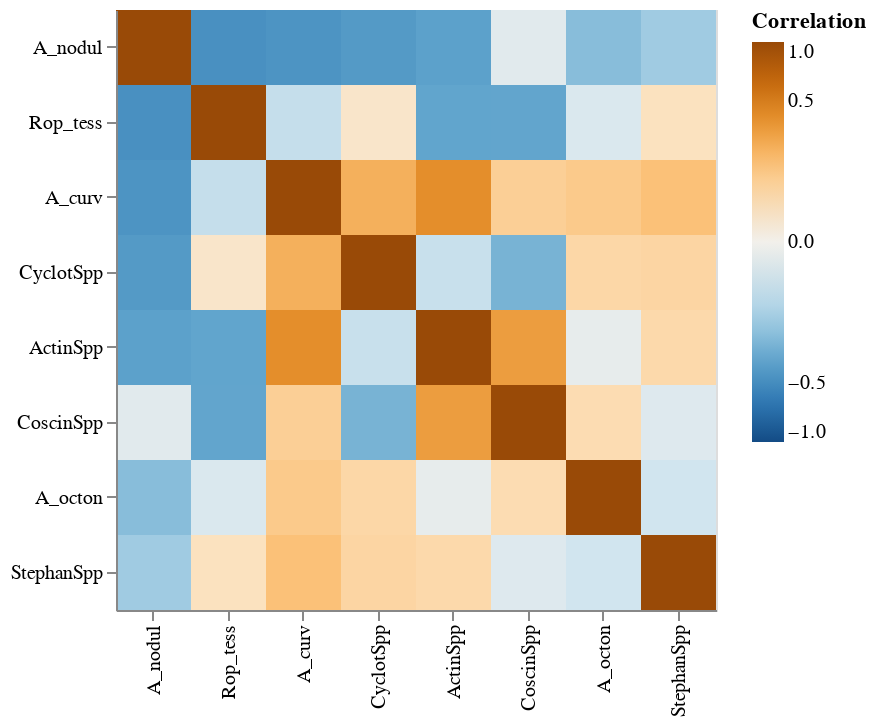

The code cell stored with this chart in its notebook:
### Markdown cell above
<!-- BEGIN QUESTION -->

#### (ii) Visualize the correlation matrix as a heatmap

Have a look at either lab 5 or [this example](https://altair-viz.github.io/gallery/simple_heatmap.html) (or both!). Notice that to make a heatmap of a matrix, you'll need to melt it into long format.

1. Melt `corr_mx` to obtain a dataframe with three columns: 
    + `row`, which contains the values of the index of `corr_mx` (taxon names); 
    + `column`, which contains the names of the columns of `corr_mx` (also taxon names); and
    + `Correlation`, which contains the values of `corr_mx`. 
    
    **Store the result as `corr_mx_long`.**


2. Create an Altair chart based on `corr_mx_long` and construct the heatmap by following the examples indicated above.
    + Adjust the color scheme to `blueorange` over the extent (-1, 1) to obtain a diverging color gradient where a correlation of zero is blank (white).
    + Adjust the color legend to indicate the color values corresponding to correlations of 1, 0.5, 0, -0.5, and -1.
    + Sort the rows and columns in ascending order of correlation.

### Code cell
# melt corr_mx
corr_mx_long = corr_mx.reset_index().rename(
    columns = {'index': 'row'}
).melt(
    id_vars = 'row',
    var_name = 'col',
    value_name = 'Correlation'
)

# construct plot
alt.Chart(corr_mx_long).mark_rect().encode(
    x = alt.X('col', title = '', sort = {'field': 'Correlation', 'order': 'ascending'}), 
    y = alt.Y('row', title = '', sort = {'field': 'Correlation', 'order': 'ascending'}),
    color = alt.Color('Correlation', 
                      scale = alt.Scale(scheme = 'blueorange', # diverging gradient
                                        domain = (-1, 1), # ensure white = 0
                                        type = 'sqrt'), # adjust gradient scale
                     legend = alt.Legend(tickCount = 5)) # add ticks to colorbar at 0.5 for reference
).properties(width = 300, height = 300)

### Figure 1 — Vega-Lite specification as saved in the notebook (floating-point values rounded to 4 significant figures)
{"config": {"view": {"continuousWidth": 400, "continuousHeight": 300}}, "data": {"name": "data-9ee510db773f5545a7d2d7974b488e8b"}, "mark": "rect", "encoding": {"color": {"field": "Correlation", "legend": {"tickCount": 5}, "scale": {"domain": [-1, 1], "scheme": "blueorange", "type": "sqrt"}, "type": "quantitative"}, "x": {"field": "col", "sort": {"field": "Correlation", "order": "ascending"}, "title": "", "type": "nominal"}, "y": {"field": "row", "sort": {"field": "Correlation", "order": "ascending"}, "title": "", "type": "nominal"}}, "height": 300, "width": 300, "$schema": "https://vega.github.io/schema/vega-lite/v4.17.0.json", "datasets": {"data-9ee510db773f5545a7d2d7974b488e8b": [{"row": "A_curv", "col": "A_curv", "Correlation": 1.0}, {"row": "A_octon", "col": "A_curv", "Correlation": 0.1115}, {"row": "ActinSpp", "col": "A_curv", "Correlation": 0.3909}, {"row": "A_nodul", "col": "A_curv", "Correlation": -0.4468}, {"row": "CoscinSpp", "col": "A_curv", "Correlation": 0.09122}, {"row": "CyclotSpp", "col": "A_curv", "Correlation": 0.2194}, {"row": "Rop_tess", "col": "A_curv", "Correlation": -0.06269}, {"row": "StephanSpp", "col": "A_curv", "Correlation": 0.1519}, {"row": "A_curv", "col": "A_octon", "Correlation": 0.1115}, {"row": "A_octon", "col": "A_octon", "Correlation": 1.0}, {"row": "ActinSpp", "col": "A_octon", "Correlation": -0.005009}, {"row": "A_nodul", "col": "A_octon", "Correlation": -0.218}, {"row": "CoscinSpp", "col": "A_octon", "Correlation": 0.04959}, {"row": "CyclotSpp", "col": "A_octon", "Correlation": 0.06525}, {"row": "Rop_tess", "col": "A_octon", "Correlation": -0.02305}, {"row": "StephanSpp", "col": "A_octon", "Correlation": -0.04102}, {"row": "A_curv", "col": "ActinSpp", "Correlation": 0.3909}, {"row": "A_octon", "col": "ActinSpp", "Correlation": -0.005009}, {"row": "ActinSpp", "col": "ActinSpp", "Correlation": 1.0}, {"row": "A_nodul", "col": "ActinSpp", "Correlation": -0.3635}, {"row": "CoscinSpp", "col": "ActinSpp", "Correlation": 0.306}, {"row": "CyclotSpp", "col": "ActinSpp", "Correlation": -0.05573}, {"row": "Rop_tess", "col": "ActinSpp", "Correlation": -0.3434}, {"row": "StephanSpp", "col": "ActinSpp", "Correlation": 0.05849}, {"row": "A_curv", "col": "A_nodul", "Correlation": -0.4468}, {"row": "A_octon", "col": "A_nodul", "Correlation": -0.218}, {"row": "ActinSpp", "col": "A_nodul", "Correlation": -0.3635}, {"row": "A_nodul", "col": "A_nodul", "Correlation": 1.0}, {"row": "CoscinSpp", "col": "A_nodul", "Correlation": -0.01092}, {"row": "CyclotSpp", "col": "A_nodul", "Correlation": -0.4073}, {"row": "Rop_tess", "col": "A_nodul", "Correlation": -0.4719}, {"row": "StephanSpp", "col": "A_nodul", "Correlation": -0.1514}, {"row": "A_curv", "col": "CoscinSpp", "Correlation": 0.09122}, {"row": "A_octon", "col": "CoscinSpp", "Correlation": 0.04959}, {"row": "ActinSpp", "col": "CoscinSpp", "Correlation": 0.306}, {"row": "A_nodul", "col": "CoscinSpp", "Correlation": -0.01092}, {"row": "CoscinSpp", "col": "CoscinSpp", "Correlation": 1.0}, {"row": "CyclotSpp", "col": "CoscinSpp", "Correlation": -0.2662}, {"row": "Rop_tess", "col": "CoscinSpp", "Correlation": -0.3418}, {"row": "StephanSpp", "col": "CoscinSpp", "Correlation": -0.01633}, {"row": "A_curv", "col": "CyclotSpp", "Correlation": 0.2194}, {"row": "A_octon", "col": "CyclotSpp", "Correlation": 0.06525}, {"row": "ActinSpp", "col": "CyclotSpp", "Correlation": -0.05573}, {"row": "A_nodul", "col": "CyclotSpp", "Correlation": -0.4073}, {"row": "CoscinSpp", "col": "CyclotSpp", "Correlation": -0.2662}, {"row": "CyclotSpp", "col": "CyclotSpp", "Correlation": 1.0}, {"row": "Rop_tess", "col": "CyclotSpp", "Correlation": 0.01815}, {"row": "StephanSpp", "col": "CyclotSpp", "Correlation": 0.07068}, {"row": "A_curv", "col": "Rop_tess", "Correlation": -0.06269}, {"row": "A_octon", "col": "Rop_tess", "Correlation": -0.02305}, {"row": "ActinSpp", "col": "Rop_tess", "Correlation": -0.3434}, {"row": "A_nodul", "col": "Rop_tess", "Correlation": -0.4719}, {"row": "CoscinSpp", "col": "Rop_tess", "Correlation": -0.3418}, {"row": "CyclotSpp", "col": "Rop_tess", "Correlation": 0.01815}, {"row": "Rop_tess", "col": "Rop_tess", "Correlation": 1.0}, {"row": "StephanSpp", "col": "Rop_tess", "Correlation": 0.03261}, {"row": "A_curv", "col": "StephanSpp", "Correlation": 0.1519}, {"row": "A_octon", "col": "StephanSpp", "Correlation": -0.04102}, {"row": "ActinSpp", "col": "StephanSpp", "Correlation": 0.05849}, {"row": "A_nodul", "col": "StephanSpp", "Correlation": -0.1514}, {"row": "CoscinSpp", "col": "StephanSpp", "Correlation": -0.01633}, {"row": "CyclotSpp", "col": "StephanSpp", "Correlation": 0.07068}, {"row": "Rop_tess", "col": "StephanSpp", "Correlation": 0.03261}, {"row": "StephanSpp", "col": "StephanSpp", "Correlation": 1.0}]}}
